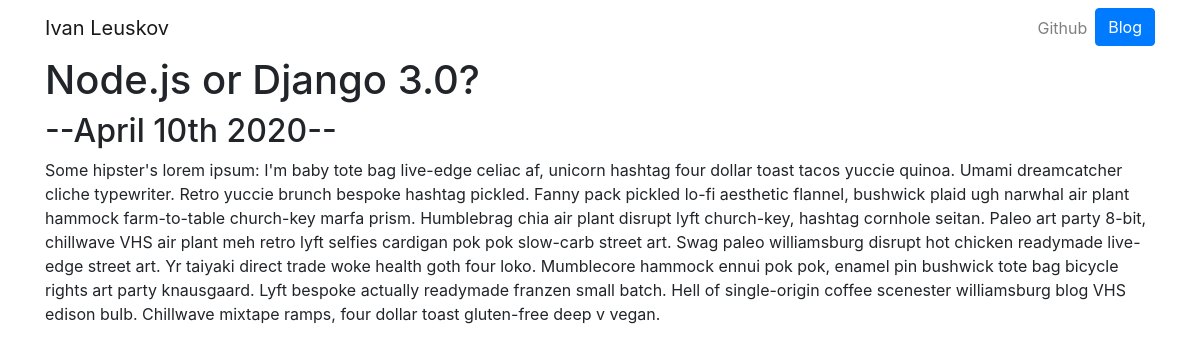
The app's page /blog/2/ with its own data.
### blog/models.py (models this page shows, shortened)
class Blog(models.Model):
    title = models.TextField(max_length=250)
    date = models.DateField()
    description = models.TextField()

### blog/views.py (the view)
# urls.py: path('<int:blog_id>/', views.detail, name='detail'),
def detail(request, blog_id):
    blog = get_object_or_404(Blog, pk=blog_id)
    return render(request, 'blog/detail.html', {'blog':blog})

### blog/templates/blog/detail.html
{% extends 'portfolio/base.html' %}
{% block content %}
    <h1>{{blog.title}}</h1>
    <h2>--{{ blog.date|date:'F jS Y'}}--</h2>
    {{blog.description|safe}}
{% endblock %}

### records on screen
Blog: title "Node.js or Django 3.0?", date "April 10th 2020", description "Some hipster's lorem ipsum: I'm baby tote bag live-edge celiac af, unicorn hashtag four dollar toast tacos yuccie quinoa. Umami dreamcatcher cliche typewriter. Retro yuccie brunch bespoke hashtag pickled. Fanny pack pickled lo-fi aesthetic flannel, bushwick plaid ugh narwhal air plant hammock farm-to-table church-key marfa prism. Humblebrag chia air plant disrupt lyft church-key, hashtag cornhole seitan. Paleo art party 8-bit, chillwave VHS air plant meh retro lyft selfies cardigan pok pok slow-carb street art. Swag paleo williamsburg disrupt hot chicken readymade live-edge street art. Yr taiyaki direct trade woke health goth four loko. Mumblecore hammock ennui pok pok, enamel pin bushwick…"
